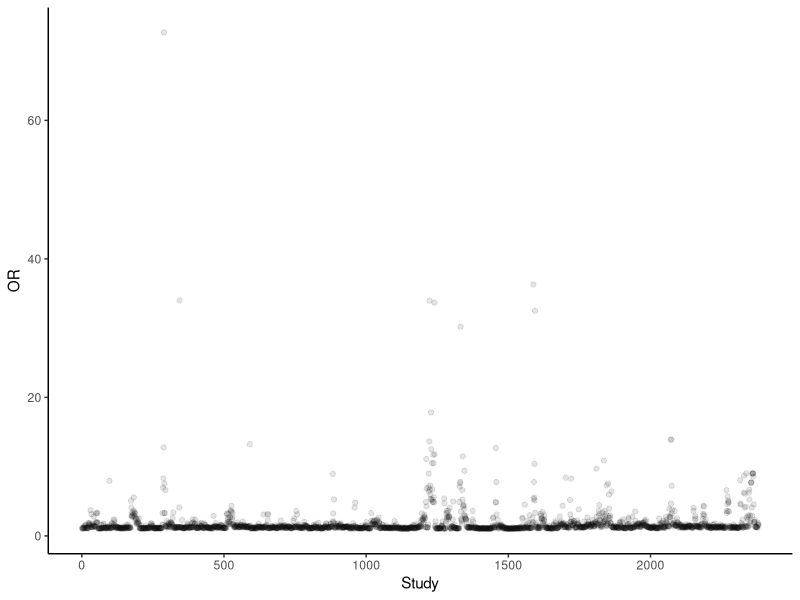
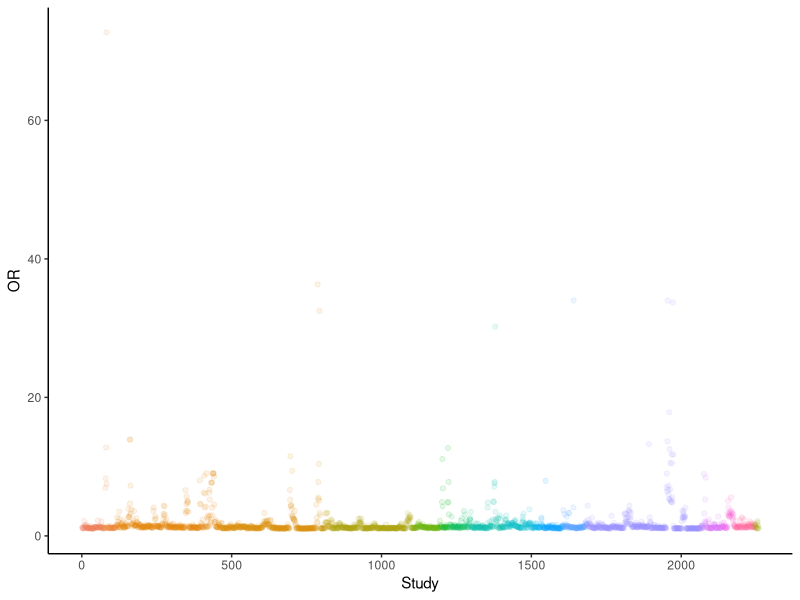

Write R code to recreate these figures, in order.
#######################################################################################
# options, libraries

setwd("~/Dropbox/projects/ebiGWASplot/gwasSNPs")

options(stringsAsFactors=FALSE)

library(readr)
library(dplyr)
library(ggplot2)

#####################################################################################
# downloaded from http://www.ebi.ac.uk/gwas/ with search "cancer"

dat <- read_tsv("data/gwas-association-downloaded_2017-07-10-cancer.tsv")
head(dat)

# let's subset down a little and clean up names
names(dat)
dat <- dat %>% select(Cancer=`DISEASE/TRAIT`, Region=REGION, Chr=CHR_ID,
               Pos=CHR_POS, Context=CONTEXT, Intergenic=INTERGENIC, 
               RAF=`RISK ALLELE FREQUENCY`, OR=`OR or BETA`, CI=`95% CI (TEXT)`)
head(dat)

#####################################################################################
# plot distribution of OR

# first, clean up OR 
summary(dat$OR)
dat <- dat %>% filter(!is.na(OR))
# betas are indicated by "increase" or "decrease" in the CI
dat <- dat %>% filter(!grepl("increase", CI, ignore.case=TRUE))
dat <- dat %>% filter(!grepl("decrease", CI, ignore.case=TRUE))
summary(dat$OR)

N <- nrow(dat)
ggplot(dat, aes(1:N, OR)) + 
  geom_point(alpha = 1/10) +
  labs(x="Study", y = "OR") + 
  guides(fill=FALSE, colour=guide_legend(title=" ")) + 
  theme_classic()

# plot in a cancer-specific fashion
# there is some overlap in studies (e.g. some did lung/gastric/squamous)
dat$Cancer[grep("Melanoma", dat$Cancer, ignore.case=TRUE)] <- "Skin"
dat$Cancer[grep("Lymphoma", dat$Cancer, ignore.case=TRUE)] <- "Blood"
dat$Cancer[grep("Leukemia", dat$Cancer, ignore.case=TRUE)] <- "Blood"
dat$Cancer[grep("Prostate", dat$Cancer, ignore.case=TRUE)] <- "Prostate"
dat$Cancer[grep("Breast cancer", dat$Cancer, ignore.case=TRUE)] <- "Breast"
dat$Cancer[grep("Myeloma", dat$Cancer, ignore.case=TRUE)] <- "Myeloma"
dat$Cancer[grep("Colorectal", dat$Cancer, ignore.case=TRUE)] <- "Colorectal"
dat$Cancer[grep("Colon", dat$Cancer, ignore.case=TRUE)] <- "Colorectal"
dat$Cancer[grep("Esophageal", dat$Cancer, ignore.case=TRUE)] <- "Esophageal"
dat$Cancer[grep("Pancreatic", dat$Cancer, ignore.case=TRUE)] <- "Pancreatic"
dat$Cancer[grep("Lung", dat$Cancer, ignore.case=TRUE)] <- "Lung"
dat$Cancer[grep("Cervical", dat$Cancer, ignore.case=TRUE)] <- "Cervical"
dat$Cancer[grep("Ovarian", dat$Cancer, ignore.case=TRUE)] <- "Ovarian"
dat$Cancer[grep("Bladder", dat$Cancer, ignore.case=TRUE)] <- "Bladder"
dat$Cancer[grep("Glioma", dat$Cancer, ignore.case=TRUE)] <- "Glioma"
dat$Cancer[grep("Osteo", dat$Cancer, ignore.case=TRUE)] <- "Osteosarcoma"
dat$Cancer[grep("Gastric", dat$Cancer, ignore.case=TRUE)] <- "Gastric"
dat$Cancer[grep("Hepatoc", dat$Cancer, ignore.case=TRUE)] <- "Hepatocellular"

dat <- dat %>% filter(!grepl("adverse", Cancer, ignore.case=TRUE))
dat <- dat %>% filter(!grepl("obesity", Cancer, ignore.case=TRUE))
dat <- dat %>% filter(!grepl("smok", Cancer, ignore.case=TRUE))
dat <- dat %>% filter(!grepl("response", Cancer, ignore.case=TRUE))
dat <- dat %>% filter(!grepl("toxicity", Cancer, ignore.case=TRUE))

unique(dat$Cancer)

N <- nrow(dat)
ggplot(dat %>% arrange(Cancer), aes(1:N, OR, colour=Cancer)) + 
  geom_point(alpha = 1/10) +
  labs(x="Study", y = "OR") + 
  guides(fill=FALSE, colour=guide_legend(title=" ")) + 
  theme_classic() +
  theme(legend.position="none")


